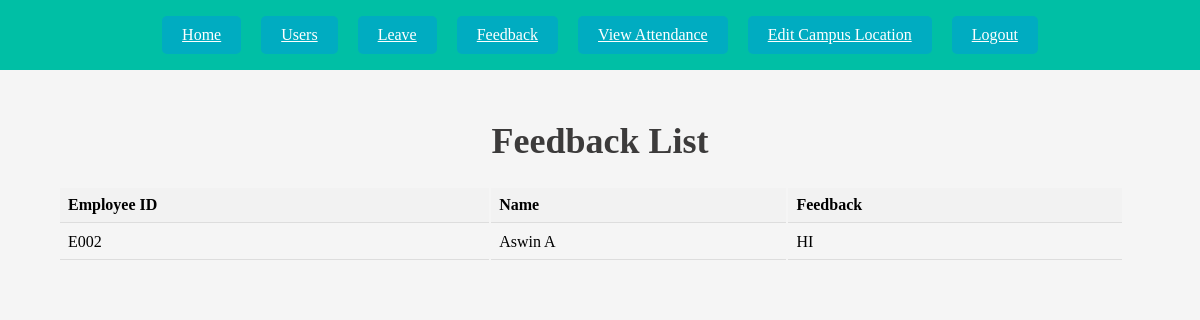
The app's page /admin_feedback/ (signed in) with its own data.
### faculty_app/models.py (models this page shows, shortened)
class Feedback(models.Model):
    user = models.ForeignKey(User, on_delete=models.CASCADE)
    message = models.TextField()
    created_at = models.DateTimeField(auto_now_add=True)

class Faculty(models.Model):
    user = models.OneToOneField(User, on_delete=models.CASCADE, related_name='faculty')
    dob = models.DateField()
    department = models.CharField(max_length=4, choices=DEPARTMENTS)
    date_of_join = models.DateField()
    subject = models.CharField(max_length=4, choices=SUBJECTS)
    emp_id = models.CharField(max_length=10, unique=True)

### faculty_app/views.py (the view)
# urls.py: path('admin_feedback/',views.admin_feedback, name='admin_feedback'),
@admin_required
def admin_feedback(request):
    feedbacks = Feedback.objects.select_related('user').all().exclude(user__is_superuser=True)
    non_admin_feedbacks = feedbacks.filter(user__in=User.objects.filter(is_superuser=False))
    return render(request, 'admin/admin_feedback.html', {'feedbacks': non_admin_feedbacks})

### faculty_app/templates/admin/admin_feedback.html
{% extends 'admin/admin_base.html' %}
{% block content %}
<h1>Feedback List</h1>
{% if feedbacks %}
<table class="user-table">
  <thead>
    <tr>
      <th>Employee ID</th>
      <th>Name</th>
      <th>Feedback</th>
    </tr>
  </thead>
  <tbody>
    {% for feedback in feedbacks %}
    <tr>
      <td>{{ feedback.user.faculty.emp_id }}</td>
      <td>{{ feedback.user.first_name }} {{ feedback.user.last_name }}</td>
      <td>{{ feedback.message }}</td>
    </tr>
    {% endfor %}
  </tbody>
</table>
{% else %}
<p>No feedbacks found.</p>
{% endif %}
{% endblock %}

### faculty_app/static/css/style.css (style rules this page uses)
h1 { color: #3c3b3b; font-size: 36px; text-align: center; margin-top: 120px; }
body { background-color: #f5f5f5; }
.user-table { margin-left: 50px; margin-right: 50px; width: 90%; }
.user-table th, .user-table td { padding: 8px; text-align: left; border-bottom: 1px solid #ddd; }
.user-table th { background-color: #f2f2f2; }

### records on screen
Feedback: user.faculty.emp_id "E002", user.first_name "Aswin", user.last_name "A", message "HI"
